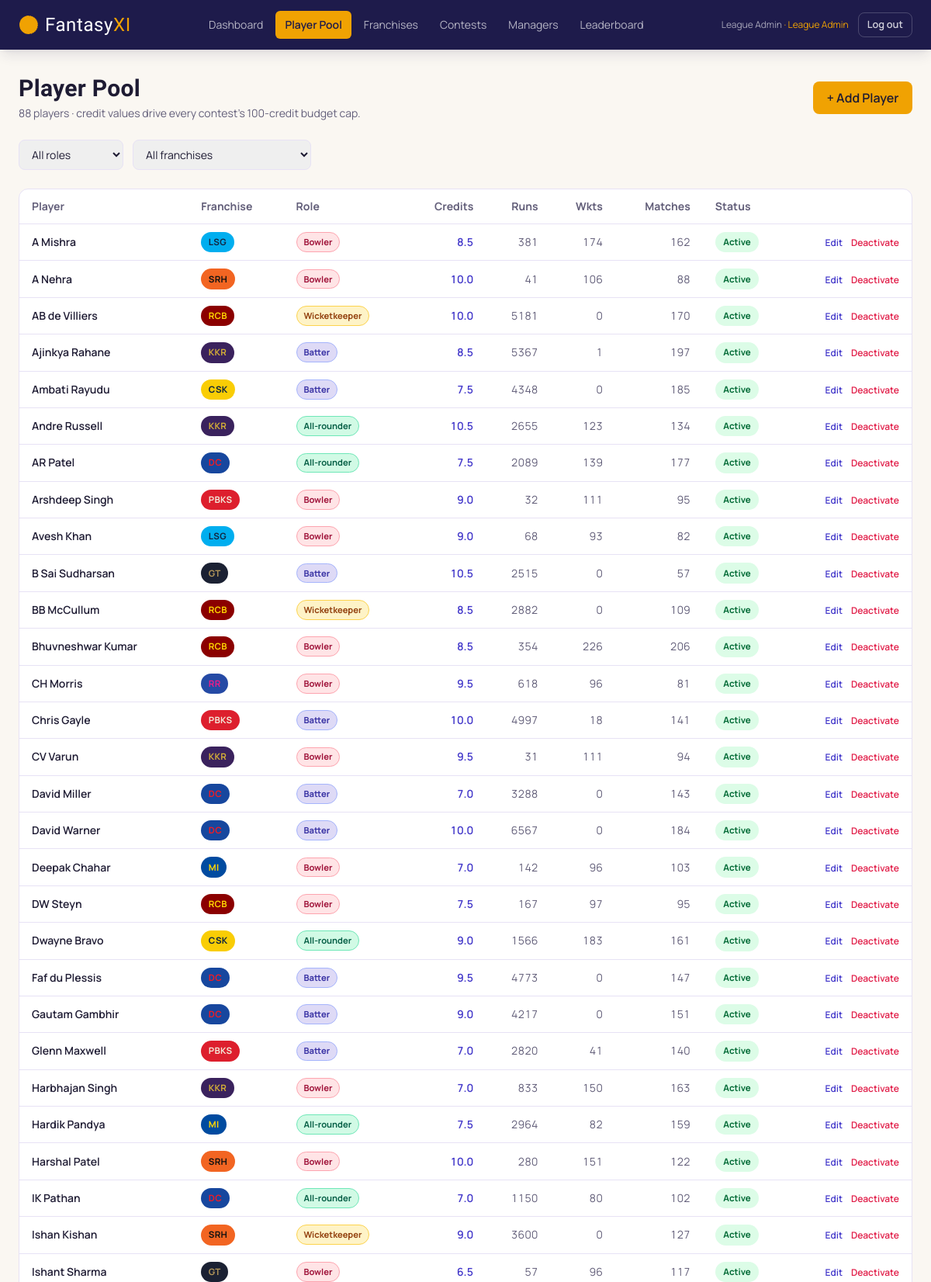
/index.php?route=admin/players (signed in, upper part), run on the app's committed database.
### tables this page shows
CREATE TABLE players (
    id               INT AUTO_INCREMENT PRIMARY KEY,
    name             VARCHAR(120) NOT NULL,
    franchise_id     INT NOT NULL,
    role             ENUM('wicketkeeper', 'batter', 'allrounder', 'bowler') NOT NULL,
    credit_value     DECIMAL(3,1) NOT NULL,
    career_runs      INT NOT NULL DEFAULT 0,
    career_wickets   INT NOT NULL DEFAULT 0,
    career_matches   INT NOT NULL DEFAULT 0,
    career_trophies  INT NOT NULL DEFAULT 0,
    status           ENUM('active', 'inactive') NOT NULL DEFAULT 'active',
    FOREIGN KEY (franchise_id) REFERENCES franchises(id),
    INDEX idx_players_franchise (franchise_id),
    INDEX idx_players_role (role)
);

CREATE TABLE franchises (
    id         INT AUTO_INCREMENT PRIMARY KEY,
    name       VARCHAR(100) NOT NULL UNIQUE,
    short_code VARCHAR(10) NOT NULL,
    status     ENUM('active', 'inactive') NOT NULL DEFAULT 'active'
);

### app/controllers/AdminPlayerController.php (called while the page is built, shortened)
<?php
require_once __DIR__ . '/../models/Player.php';
class AdminPlayerController
{
    public function index(): void
    {
        $players = Player::all();
        require __DIR__ . '/../views/admin/players/index.php';
    }
}

### public/index.php (called while the page is built, shortened)
<?php
require_once __DIR__ . '/../core/helpers.php';
require_once __DIR__ . '/../core/Database.php';
require_once __DIR__ . '/../app/controllers/AdminPlayerController.php';
$router = new Router();
$router->get('login', fn() => (new AuthController())->showLogin());
$router->post('login', fn() => (new AuthController())->login());
$router->post('logout', fn() => (new AuthController())->logout());
$router->get('register', fn() => (new AuthController())->showRegister());
$router->post('register', fn() => (new AuthController())->register());
$router->get('admin/dashboard', fn() => (new AdminDashboardController())->dashboard());
$router->get('admin/players', fn() => (new AdminPlayerController())->index());
$router->get('admin/players/create', fn() => (new AdminPlayerController())->create());
$router->post('admin/players/store', fn() => (new AdminPlayerController())->store());
$router->get('admin/players/edit', fn() => (new AdminPlayerController())->edit());
$router->post('admin/players/update', fn() => (new AdminPlayerController())->update());
$router->post('admin/players/status', fn() => (new AdminPlayerController())->status());
$router->get('admin/franchises', fn() => (new AdminFranchiseController())->index());
$router->post('admin/franchises/store', fn() => (new AdminFranchiseController())->store());
$router->post('admin/franchises/update', fn() => (new AdminFranchiseController())->update());
$router->post('admin/franchises/status', fn() => (new AdminFranchiseController())->status());
$router->get('admin/contests', fn() => (new AdminContestController())->index());
$router->get('admin/contests/create', fn() => (new AdminContestController())->create());
$router->post('admin/contests/store', fn() => (new AdminContestController())->store());
$router->get('admin/contests/edit', fn() => (new AdminContestController())->edit());
$router->post('admin/contests/update', fn() => (new AdminContestController())->update());
$router->get('admin/contests/view', fn() => (new AdminContestController())->view());
$router->get('admin/contests/stats', fn() => (new AdminStatsController())->entry());
$router->post('admin/contests/stats/save', fn() => (new AdminStatsController())->save());
$router->post('admin/contests/stats/simulate', fn() => (new AdminStatsController())->simulate());
$router->post('admin/contests/score', fn() => (new AdminStatsController())->score());
$router->get('admin/managers', fn() => (new AdminManagerController())->index());
$router->post('admin/managers/status', fn() => (new AdminManagerController())->status());
$router->get('manager/dashboard', fn() => (new ManagerDashboardController())->dashboard());
$router->get('manager/contests', fn() => (new ManagerContestController())->browse());
$router->post('manager/contests/join', fn() => (new ManagerContestController())->join());
$router->get('manager/team/build', fn() => (new TeamController())->build());
$router->post('manager/team/save', fn() => (new TeamController())->save());
$router->get('manager/mycontests', fn() => (new TeamController())->myContests());
$router->get('manager/team/breakdown', fn() => (new TeamController())->viewBreakdown());
$router->get('leaderboard/season', fn() => (new LeaderboardController())->season());
$router->get('leaderboard/contest', fn() => (new LeaderboardController())->contest());
$route = $_GET['route'] ?? '';
$router->dispatch($_SERVER['REQUEST_METHOD'], $route);

### core/Router.php (called while the page is built, shortened)
<?php
class Router
{
    private array $routes = ['GET' => [], 'POST' => []];
    public function get(string $route, callable $handler): void
    {
        $this->routes['GET'][$route] = $handler;
    }
    public function post(string $route, callable $handler): void
    {
        $this->routes['POST'][$route] = $handler;
    }
    public function dispatch(string $method, string $route): void
    {
        $handler = $this->routes[$method][$route] ?? null;
        try {
            $handler();
        } catch (Throwable $e) {
            error_log($e->getMessage());
            http_response_code(500);
            require __DIR__ . '/../app/views/errors/500.php';
        }
    }
}

### config/database.php (called while the page is built)
<?php
return [
    'host'     => '127.0.0.1',
    'port'     => 3306,
    'database' => 'fantasyxi',
    'username' => 'root',
    'password' => '',
    'charset'  => 'utf8mb4',
];

### core/Database.php (called while the page is built)
<?php
class Database
{
    private static ?PDO $instance = null;
    public static function connect(): PDO
    {
        if (self::$instance === null) {
            $config = require __DIR__ . '/../config/database.php';
            $dsn = sprintf(
                'mysql:host=%s;port=%d;dbname=%s;charset=%s',
                $config['host'],
                $config['port'],
                $config['database'],
                $config['charset']
            );
            self::$instance = new PDO($dsn, $config['username'], $config['password'], [
                PDO::ATTR_ERRMODE            => PDO::ERRMODE_EXCEPTION,
                PDO::ATTR_DEFAULT_FETCH_MODE => PDO::FETCH_ASSOC,
                PDO::ATTR_EMULATE_PREPARES   => false,
            ]);
        }
        return self::$instance;
    }
}

### app/models/Player.php (called while the page is built, shortened)
<?php
class Player
{
    public static function all(bool $activeOnly = false): array
    {
        $sql = 'SELECT players.*, franchises.name AS franchise_name, franchises.short_code AS franchise_code
                FROM players JOIN franchises ON franchises.id = players.franchise_id';
        $sql .= ' ORDER BY players.name';
        return Database::connect()->query($sql)->fetchAll();
    }
}

### app/views/admin/players/index.php (the view, shortened to what this page needs)
<?php
require __DIR__ . '/../../partials/header.php';
require __DIR__ . '/../../partials/navbar.php';
?>
<main class="flex-1 max-w-7xl w-full mx-auto px-4 sm:px-6 py-8">
    <div class="flex items-center justify-between flex-wrap gap-3">
        <div>
            <h1 class="text-3xl font-bold">Player Pool</h1>
            <p class="text-muted text-sm mt-1"><?= count($players) ?> players &middot; credit values drive every contest's 100-credit budget cap.</p>
        </div>
        <a href="/index.php?route=admin/players/create" class="btn btn-saffron">+ Add Player</a>
    </div>
    <form method="GET" action="/index.php" class="flex flex-wrap gap-3 mt-6">
        <select name="role" class="rounded-lg border border-line px-3 py-2 text-sm" onchange="this.form.submit()">
            <option value="">All roles</option>
        </select>
        <select name="franchise_id" class="rounded-lg border border-line px-3 py-2 text-sm" onchange="this.form.submit()">
            <option value="">All franchises</option>
        </select>
    </form>
    <div class="card mt-6 overflow-x-auto">
        <table class="w-full text-sm">
            <thead>
                <tr class="text-left text-muted border-b border-line">
                    <th class="py-3 px-4">Player</th>
                    <th class="py-3 px-4">Franchise</th>
                    <th class="py-3 px-4">Role</th>
                    <th class="py-3 px-4 text-right">Credits</th>
                    <th class="py-3 px-4 text-right">Runs</th>
                    <th class="py-3 px-4 text-right">Wkts</th>
                    <th class="py-3 px-4 text-right">Matches</th>
                    <th class="py-3 px-4">Status</th>
                    <th class="py-3 px-4"></th>
                </tr>
            </thead>
            <tbody>
                <?php foreach ($players as $p): ?>
                    <tr class="border-b border-line last:border-0 <?= $p['status'] === 'inactive' ? 'opacity-50' : '' ?>">
                        <td class="py-2.5 px-4 font-semibold"><?= e($p['name']) ?></td>
                        <td class="py-2.5 px-4"><?= franchise_chip($p['franchise_name'], $p['franchise_code']) ?></td>
                        <td class="py-2.5 px-4"><?= role_badge($p['role']) ?></td>
                        <td class="py-2.5 px-4 text-right tabular-nums font-semibold text-indigo"><?= format_credits($p['credit_value']) ?></td>
                        <td class="py-2.5 px-4 text-right tabular-nums text-muted"><?= (int)$p['career_runs'] ?></td>
                        <td class="py-2.5 px-4 text-right tabular-nums text-muted"><?= (int)$p['career_wickets'] ?></td>
                        <td class="py-2.5 px-4 text-right tabular-nums text-muted"><?= (int)$p['career_matches'] ?></td>
                        <td class="py-2.5 px-4">
                            <span class="pill <?= $p['status'] === 'active' ? 'pill-open' : 'pill-locked' ?>"><?= e(ucfirst($p['status'])) ?></span>
                        </td>
                        <td class="py-2.5 px-4 text-right whitespace-nowrap">
                            <a class="text-indigo text-xs font-semibold hover:underline" href="/index.php?route=admin/players/edit&id=<?= (int)$p['id'] ?>">Edit</a>
                            <form method="POST" action="/index.php?route=admin/players/status" class="inline">
                                <button class="text-xs font-semibold ml-2 <?= $p['status'] === 'active' ? 'text-rose-600' : 'text-emerald-600' ?> hover:underline"><?= $p['status'] === 'active' ? 'Deactivate' : 'Activate' ?></button>
                            </form>
                        </td>
                    </tr>
                <?php endforeach; ?>
            </tbody>
        </table>
    </div>
</main>
<?php require __DIR__ . '/../../partials/footer.php'; ?>

### core/helpers.php (shortened to what this page needs)
<?php
function e(?string $value): string
{
    return htmlspecialchars($value ?? '', ENT_QUOTES, 'UTF-8');
}
function format_credits(float|string $value): string
{
    return number_format((float)$value, 1);
}
function role_label(string $role): string
{
    return match ($role) {
        'wicketkeeper' => 'Wicketkeeper',
        'batter'       => 'Batter',
        'allrounder'   => 'All-rounder',
        'bowler'       => 'Bowler',
        default        => ucfirst($role),
    };
}
function role_badge_classes(string $role): string
{
    return match ($role) {
        'wicketkeeper' => 'bg-amber-100 text-amber-800 border-amber-300',
        'batter'       => 'bg-indigo-100 text-indigo-800 border-indigo-300',
        'allrounder'   => 'bg-emerald-100 text-emerald-800 border-emerald-300',
        'bowler'       => 'bg-rose-100 text-rose-800 border-rose-300',
        default        => 'bg-slate-100 text-slate-800 border-slate-300',
    };
}
function franchise_colors(string $name): array
{
    $map = [
        'Mumbai Indians'                 => ['bg' => '#004BA0', 'fg' => '#FFD700'],
        'Chennai Super Kings'            => ['bg' => '#F9CD05', 'fg' => '#0A2240'],
        'Royal Challengers Bengaluru'    => ['bg' => '#8B0000', 'fg' => '#FFD700'],
        'Kolkata Knight Riders'          => ['bg' => '#3A225D', 'fg' => '#D4AF37'],
        'Delhi Capitals'                 => ['bg' => '#17479E', 'fg' => '#EF1C25'],
        'Punjab Kings'                   => ['bg' => '#DD1F2D', 'fg' => '#F2E9D8'],
        'Rajasthan Royals'               => ['bg' => '#254AA5', 'fg' => '#EA1E88'],
        'Sunrisers Hyderabad'            => ['bg' => '#F26522', 'fg' => '#111111'],
        'Gujarat Titans'                 => ['bg' => '#1B2133', 'fg' => '#B4975A'],
        'Lucknow Super Giants'           => ['bg' => '#00AEEF', 'fg' => '#132743'],
    ];
    return $map[$name] ?? ['bg' => '#4338CA', 'fg' => '#FDE68A'];
}
function franchise_chip(string $name, string $code): string
{
    $c = franchise_colors($name);
    return sprintf(
        '<span class="franchise-chip" style="background:%s;color:%s" title="%s">%s</span>',
        e($c['bg']), e($c['fg']), e($name), e($code)
    );
}
function role_badge(string $role): string
{
    return sprintf('<span class="role-badge %s">%s</span>', role_badge_classes($role), e(role_label($role)));
}

### public/assets/css/style.css (style rules this page uses)
* { box-sizing: border-box; }
h1, h2, h3, h4, .font-display { font-family: 'Teko', 'Manrope', sans-serif; letter-spacing: 0.01em; }
.tabular-nums { font-variant-numeric: tabular-nums; }
.btn { display: inline-flex; align-items: center; justify-content: center; gap: .4rem; font-weight: 600; border-radius: .5rem; padding: .55rem 1.1rem; transition: transform .1s, box-shadow .15s, background .15s; white-space: nowrap; }
.btn-saffron { background: #F0A202; color: #1E1B33; }
.card { background: #fff; border: 1px solid #E7E2F5; border-radius: .75rem; }
.franchise-chip { display: inline-flex; align-items: center; gap: .35rem; padding: .2rem .6rem; border-radius: 999px; font-weight: 700; font-size: .72rem; letter-spacing: .03em; }
.role-badge { display: inline-flex; padding: .12rem .55rem; border-radius: 999px; font-size: .7rem; font-weight: 700; border-width: 1px; }
.pill { display: inline-flex; align-items: center; padding: .2rem .65rem; border-radius: 999px; font-size: .72rem; font-weight: 700; }
.pill-open { background: #DCFCE7; color: #036B37; }

### data on the page
players: name "A Mishra", franchise.short_code "LSG", role "Bowler", credit_value "8.5", career_runs "381", career_wickets "174", career_matches "162", status "Active", shows "Deactivate"
players: name "A Nehra", franchise.short_code "SRH", role "Bowler", credit_value "10.0", career_runs "41", career_wickets "106", career_matches "88", status "Active", shows "Deactivate"
players: name "AB de Villiers", franchise.short_code "RCB", role "Wicketkeeper", credit_value "10.0", career_runs "5181", career_wickets "0", career_matches "170", status "Active", shows "Deactivate"
players: name "Ajinkya Rahane", franchise.short_code "KKR", role "Batter", credit_value "8.5", career_runs "5367", career_wickets "1", career_matches "197", status "Active", shows "Deactivate"
players: name "Ambati Rayudu", franchise.short_code "CSK", role "Batter", credit_value "7.5", career_runs "4348", career_wickets "0", career_matches "185", status "Active", shows "Deactivate"
players: name "Andre Russell", franchise.short_code "KKR", role "All-rounder", credit_value "10.5", career_runs "2655", career_wickets "123", career_matches "134", status "Active", shows "Deactivate"
players: name "AR Patel", franchise.short_code "DC", role "All-rounder", credit_value "7.5", career_runs "2089", career_wickets "139", career_matches "177", status "Active", shows "Deactivate"
players: name "Arshdeep Singh", franchise.short_code "PBKS", role "Bowler", credit_value "9.0", career_runs "32", career_wickets "111", career_matches "95", status "Active", shows "Deactivate"
players: name "Avesh Khan", franchise.short_code "LSG", role "Bowler", credit_value "9.0", career_runs "68", career_wickets "93", career_matches "82", status "Active", shows "Deactivate"
players: name "B Sai Sudharsan", franchise.short_code "GT", role "Batter", credit_value "10.5", career_runs "2515", career_wickets "0", career_matches "57", status "Active", shows "Deactivate"
players: name "BB McCullum", franchise.short_code "RCB", role "Wicketkeeper", credit_value "8.5", career_runs "2882", career_wickets "0", career_matches "109", status "Active", shows "Deactivate"
players: name "Bhuvneshwar Kumar", franchise.short_code "RCB", role "Bowler", credit_value "8.5", career_runs "354", career_wickets "226", career_matches "206", status "Active", shows "Deactivate"
players: name "CH Morris", franchise.short_code "RR", role "Bowler", credit_value "9.5", career_runs "618", career_wickets "96", career_matches "81", status "Active", shows "Deactivate"
players: name "Chris Gayle", franchise.short_code "PBKS", role "Batter", credit_value "10.0", career_runs "4997", career_wickets "18", career_matches "141", status "Active", shows "Deactivate"
players: name "CV Varun", franchise.short_code "KKR", role "Bowler", credit_value "9.5", career_runs "31", career_wickets "111", career_matches "94", status "Active", shows "Deactivate"
players: name "David Miller", franchise.short_code "DC", role "Batter", credit_value "7.0", career_runs "3288", career_wickets "0", career_matches "143", status "Active", shows "Deactivate"
players: name "David Warner", franchise.short_code "DC", role "Batter", credit_value "10.0", career_runs "6567", career_wickets "0", career_matches "184", status "Active", shows "Deactivate"
players: name "Deepak Chahar", franchise.short_code "MI", role "Bowler", credit_value "7.0", career_runs "142", career_wickets "96", career_matches "103", status "Active", shows "Deactivate"
players: name "DW Steyn", franchise.short_code "RCB", role "Bowler", credit_value "7.5", career_runs "167", career_wickets "97", career_matches "95", status "Active", shows "Deactivate"
players: name "Dwayne Bravo", franchise.short_code "CSK", role "All-rounder", credit_value "9.0", career_runs "1566", career_wickets "183", career_matches "161", status "Active", shows "Deactivate"
players: name "Faf du Plessis", franchise.short_code "DC", role "Batter", credit_value "9.5", career_runs "4773", career_wickets "0", career_matches "147", status "Active", shows "Deactivate"
players: name "Gautam Gambhir", franchise.short_code "DC", role "Batter", credit_value "9.0", career_runs "4217", career_wickets "0", career_matches "151", status "Active", shows "Deactivate"
players: name "Glenn Maxwell", franchise.short_code "PBKS", role "Batter", credit_value "7.0", career_runs "2820", career_wickets "41", career_matches "140", status "Active", shows "Deactivate"
players: name "Harbhajan Singh", franchise.short_code "KKR", role "Bowler", credit_value "7.0", career_runs "833", career_wickets "150", career_matches "163", status "Active", shows "Deactivate"
players: name "Hardik Pandya", franchise.short_code "MI", role "All-rounder", credit_value "7.5", career_runs "2964", career_wickets "82", career_matches "159", status "Active", shows "Deactivate"
players: name "Harshal Patel", franchise.short_code "SRH", role "Bowler", credit_value "10.0", career_runs "280", career_wickets "151", career_matches "122", status "Active", shows "Deactivate"
players: name "IK Pathan", franchise.short_code "DC", role "All-rounder", credit_value "7.0", career_runs "1150", career_wickets "80", career_matches "102", status "Active", shows "Deactivate"
players: name "Ishan Kishan", franchise.short_code "SRH", role "Wicketkeeper", credit_value "9.0", career_runs "3600", career_wickets "0", career_matches "127", status "Active", shows "Deactivate"
players: name "Ishant Sharma", franchise.short_code "GT", role "Bowler", credit_value "6.5", career_runs "57", career_wickets "96", career_matches "117", status "Active", shows "Deactivate"

### other printed values
$label "Dashboard"
$label "Player Pool"
$label "Franchises"
$label "Contests"
$label "Managers"
$label "Leaderboard"
Auth::name() "League Admin"
count($players) "88"
